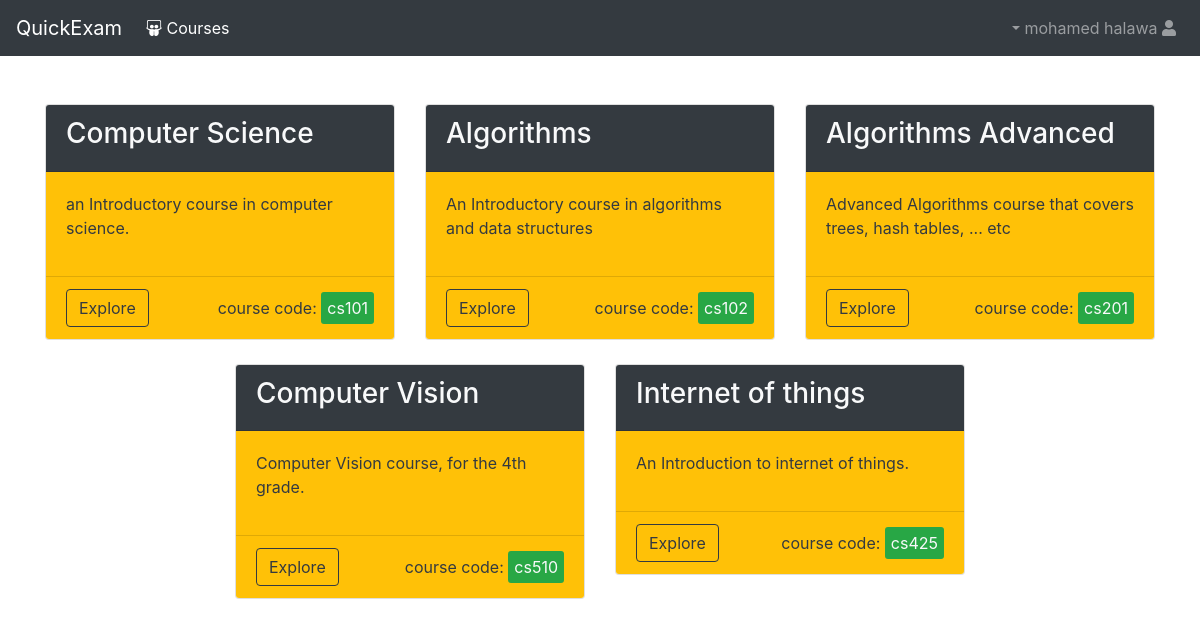
Screenshot of /courses/ (signed in) with the database file from the repository.
### identity/models.py (models this page shows, shortened)
class User(AbstractBaseUser):
    email = models.EmailField(
        verbose_name='Email Address',
        max_length=255,
        unique=True,
        validators=[
            EmailValidator(
                message="Invalid Email Address", code="invalid_email")
        ])
    full_name = models.CharField(
        verbose_name="Full Name",
        max_length=255,
        validators=[
            MaxLengthValidator(255, "the provided name is too long"),
            RegexValidator(
                regex=ALPHABETS_REGEX,
                message="the full name should contain alphabets only.",
                code="invalid_name")
        ])
    country = CountryField()
    address = models.CharField(
        max_length=255, blank=True, null=True, verbose_name="Street Address")
    phone_number = models.CharField(
        verbose_name="Phone Number",
        blank=True,
        max_length=15,
        validators=[
            RegexValidator(
                regex=PHONE_REGEX,
                message="Invalid Phone number",
                code="invalid_phone_number")
        ])
    date_of_birth = models.DateField()
    is_active = models.BooleanField(default=True)
    is_admin = models.BooleanField(default=False)
    REQUIRED_FIELDS = [
        'full_name', 'country', 'date_of_birth', 'address', 'phone_number'
    ]
    USERNAME_FIELD = 'email'
    objects = UserManager()
    def get_username(self):
        return self.full_name

### courses/models.py (models this page shows, shortened)
class Course(models.Model):
    name = models.CharField(
        verbose_name="Course Name",
        max_length=255,
        blank=False,
        validators=[
            RegexValidator(
                ALPHABETS_REGEX,
                message="Invalid Course Name, Can't Be Empty or Whitespace")
        ])
    code = models.CharField(
        verbose_name="Course Code",
        max_length=10,
        validators=[MaxLengthValidator(10, "Too Long Course Code")])
    details = models.TextField(
        verbose_name="Course Details", max_length=512, blank=True, null=True)

### courses/views.py (the view)
# urls.py: path('courses/', include('courses.urls')),
def courses(request):
    courses = Course.objects.all()
    context = {'courses': courses}
    return render(request, "course/courses.html", context)

### templates/course/courses.html (shortened to what this page needs)
{% extends "base.html" %}
{% block content %}
<div class="container">
    <div class="row mt-4 justify-content-center">
        {% if not courses%}
        <div class="col-12">
            <div class="alert alert-warning text-center align-self-center">
                No Courses Found !
            </div>
        </div>
        {% else %}
        {% for course in courses %}
        <div class="col-4 mt-4">
            <div class="card">
                <div class="card-header  bg-dark text-light">
                    <h3> {{course.name}}</h3>
                </div>
                <div class="card-body bg-warning text-dark">
                    <p>{{course.details}}</p>
                </div>
                <div class="card-footer bg-warning text-dark">
                    <div class="d-flex justify-content-between">
                        <a href="{% url 'courses:chapters' id=course.id%}" class="btn btn-outline-dark">Explore</a>
                        <div class="align-self-center">course code:
                            <span class="label bg-success text-light">{{course.code}}</span>
                        </div>
                    </div>
                </div>
            </div>
        </div>
        {%endfor%}
        {%endif%}
    </div>
</div>
{% endblock content %}

### templates/base.html (shortened to what this page needs)
{% load staticfiles %}
<!DOCTYPE html>
<html lang="en">
<head>
    <link rel="stylesheet" type="text/css" href="{% static 'css/bootstrap.css' %}" rel="stylesheet">
    <link rel="stylesheet" type="text/css" href="{% static 'css/material-colors.css' %}" rel="stylesheet">
    <link rel="stylesheet" href="https://use.fontawesome.com/releases/v5.5.0/css/all.css"
>
    <link rel="stylesheet" type="text/css" href="{% static 'css/style.css' %}" rel="stylesheet">
</head>
<body>
    {% if user.is_authenticated %}
    <nav class="navbar navbar-expand-lg navbar-dark bg-dark">
        <a class="navbar-brand" href="#">QuickExam</a>
        <div class="collapse navbar-collapse" id="navbarSupportedContent">
            <ul class="navbar-nav mr-auto">
                <li class="nav-item active">
                    <a class="nav-link" href="{% url 'courses:courses'%}"><i class="fab fa-slideshare"></i> Courses
                        <span class="sr-only">(current)</span></a>
                </li>
            </ul>
            <ul class="navbar-nav">
                <li class="nav-item  dropdown">
                    <a class="nav-link dropdown-toggle username-toggle" href="#" id="navbarDropdown" role="button"
                        data-toggle="dropdown" aria-haspopup="true" aria-expanded="false">
                        {{user.get_username}} <i class="fas fa-user"></i>
                    </a>
                </li>
            </ul>
        </div>
    </nav>
    {% endif %}
    {% block content %}
    {% endblock content %}
</body>
</html>

### static/css/style.css (style rules this page uses)
html { font-family: BreeSerif-Regular; }
html, body { height: 100%; }
.username-toggle::after { display:none; }
.username-toggle::before { display: inline-block; width: 0; height: 0; margin-left: .255em; vertical-align: .255em; content: ""; border-top: .3em solid; border-right: .3em solid transparent; border-bottom: 0; border-left: .3em solid transparent; }
.label { padding:6px; border-radius: 3px; }

### rows the page displays
User: get_username "mohamed halawa"
Course: name "Computer Science", details "an Introductory course in computer science.", code "cs101"
Course: name "Algorithms", details "An Introductory course in algorithms and data structures", code "cs102"
Course: name "Algorithms Advanced", details "Advanced Algorithms course that covers trees, hash tables, ... etc", code "cs201"
Course: name "Computer Vision", details "Computer Vision course, for the 4th grade.", code "cs510"
Course: name "Internet of things", details "An Introduction to internet of things.", code "cs425"
